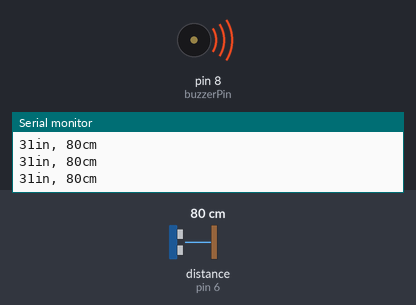
Simulated run of this sketch. Board: Arduino Uno, built with avr-gcc and run on an emulated ATmega328P. Parts: buzzer (waves = sounding), the last lines printed to the serial monitor. Wiring (inferred from the names in the program): ultrasonic range finder: trigger pin 7; echo pin 6. Inputs (shaded band) come from the test bench; at power-on: distance to the obstacle (sensor on pin 6) 80 cm. The echo pulse lasts 58.3 µs per cm.

Above: at 1.2 s.
1.3 s: distance to the obstacle (sensor on pin 6) set to 2 cm
At 1.52 s:
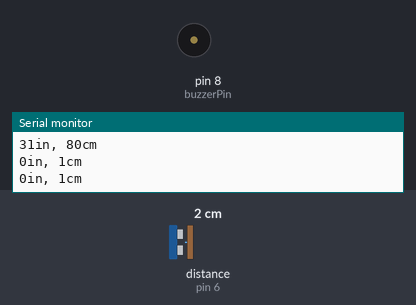
Timing chart, 0 to 4.3 s (numbered marks = the images above; inputs shaded):
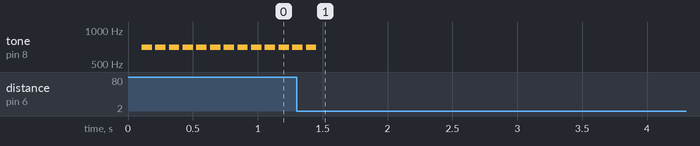

Measured:
- after the input at 1.3 s, tone on pin 8 (buzzerPin): goes on until 1.5 s, then stays silent
- by itself, tone on pin 8 (buzzerPin): alternates 700 Hz for 0.08 s and silent for 0.03 s

The sketch:

Task2.ino
```cpp
/*
  Task #2.

  Here we are going to use ultrasound to measure distance. Enjoy.
*/

const int trigPin = 7; // Trigger Pin of Ultrasonic Sensor
const int echoPin = 6; // Echo Pin of Ultrasonic Sensor
const int buzzerPin = 8; // Buzzer positive pin

int counter = 0;

void setup() {
   Serial.begin(9600); // Starting Serial Terminal
   pinMode(trigPin, OUTPUT);
   pinMode(echoPin, INPUT);
}

void loop() {
   long duration, inches, cm;

   digitalWrite(trigPin, LOW);
   delayMicroseconds(2);
   digitalWrite(trigPin, HIGH);
   delayMicroseconds(10);
   digitalWrite(trigPin, LOW);

   duration = pulseIn(echoPin, HIGH);
   inches = microsecondsToInches(duration);
   cm = microsecondsToCentimeters(duration);
   Serial.print(inches);
   Serial.print("in, ");
   Serial.print(cm);
   Serial.print("cm");
   Serial.println();
   delay(100);
   if (cm > 500)
   {
    //do nothing because this is the stable range of the sensor
   }
   else
   {
      beep(700, cm);
   }
}

long microsecondsToInches(long microseconds) {
   return microseconds / 74 / 2;
}

long microsecondsToCentimeters(long microseconds) {
   return microseconds / 29 / 2;
}

void beep(int note, int duration)
{
  //Play tone on buzzerPin
  tone(buzzerPin, note, duration);
}
```
